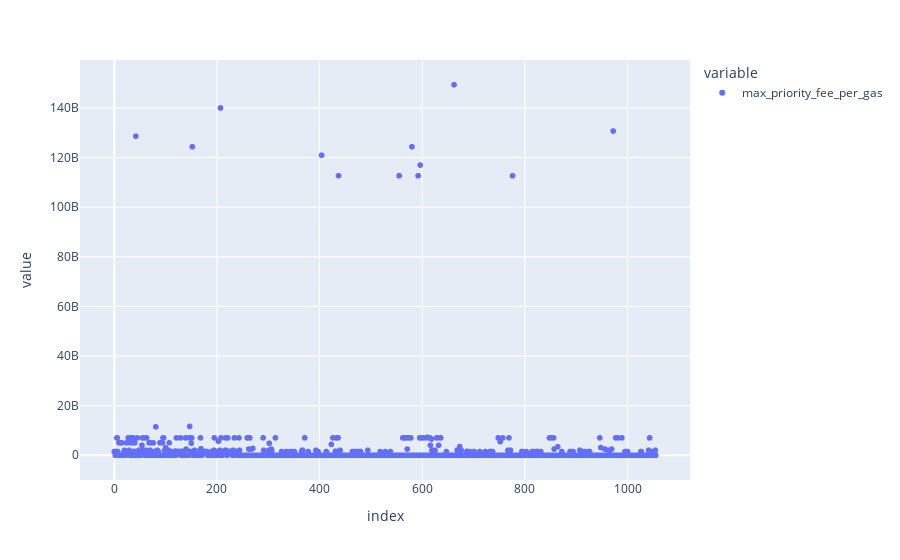

This figure's notebook cell:
### Code cell
px.scatter(recent_tx["max_priority_fee_per_gas"])

### Figure 1 — Plotly figure (JSON) as saved in the notebook; plotly's stock layout.template omitted (floating-point values rounded to 4 significant figures; data arrays with more than 128 entries replaced by an {"elided": "..."} marker saying what was removed)
{"data": [{"hovertemplate": "variable=max_priority_fee_per_gas<br>index=%{x}<br>value=%{y}<extra></extra>", "legendgroup": "max_priority_fee_per_gas", "marker": {"color": "#636efa", "symbol": "circle"}, "mode": "markers", "name": "max_priority_fee_per_gas", "showlegend": true, "type": "scattergl", "x": {"elided": "1056 int values"}, "xaxis": "x", "y": {"elided": "1056 int values"}, "yaxis": "y"}], "layout": {"autosize": true, "legend": {"title": {"text": "variable"}, "tracegroupgap": 0}, "margin": {"t": 60}, "xaxis": {"anchor": "y", "autorange": true, "domain": [0, 1], "range": [-64.88, 1120.0], "title": {"text": "index"}, "type": "linear"}, "yaxis": {"anchor": "x", "autorange": true, "domain": [0, 1], "range": [-10590000000.0, 159900000000.0], "title": {"text": "value"}, "type": "linear"}}}
